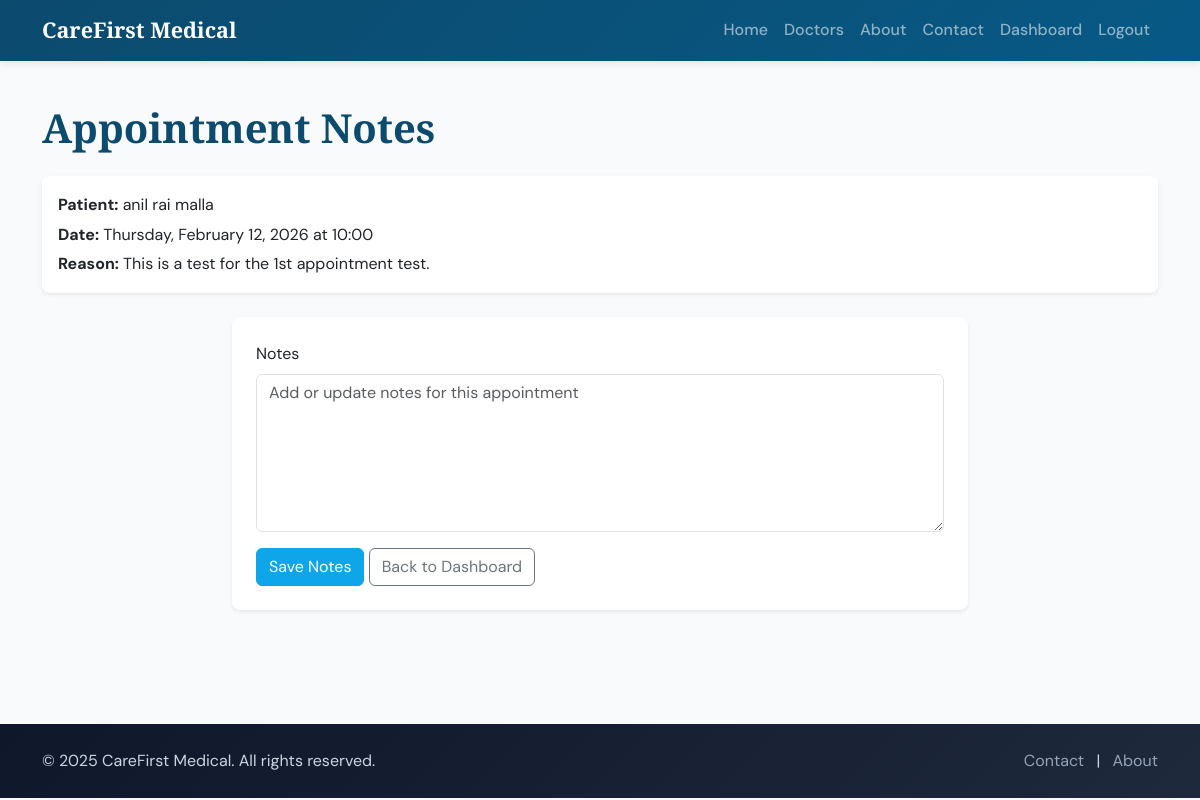
/appointment/1/notes (signed in), run on the app's committed database.
### models.py (models this page shows, shortened)
class User(UserMixin, db.Model):
    __tablename__ = 'users'
    user_id = db.Column(db.Integer, primary_key=True)
    username = db.Column(db.String(80), unique=True, nullable=False, index=True)
    email = db.Column(db.String(120), unique=True, nullable=False, index=True)
    password_hash = db.Column(db.String(256), nullable=False)
    user_role = db.Column(db.String(20), nullable=False, default='patient')  # patient, doctor, admin
    full_name = db.Column(db.String(120), nullable=True)
    phone_number = db.Column(db.String(20), nullable=True)
    date_of_birth = db.Column(db.Date, nullable=True)
    account_creation = db.Column(db.DateTime, default=datetime.utcnow)
    last_login = db.Column(db.DateTime, nullable=True)
    appointments_as_patient = db.relationship(
        'Appointment', backref='patient_user', lazy='dynamic',
        foreign_keys='Appointment.patient_id', cascade='all, delete-orphan'
    )
    doctor_profile = db.relationship(
        'Doctor', backref='user', uselist=False, lazy='joined',
        foreign_keys='Doctor.user_id', cascade='all, delete-orphan'
    )

class Appointment(db.Model):
    __tablename__ = 'appointments'
    appointment_id = db.Column(db.Integer, primary_key=True)
    patient_id = db.Column(db.Integer, db.ForeignKey('users.user_id'), nullable=False)
    doctor_id = db.Column(db.Integer, db.ForeignKey('doctors.doctor_id'), nullable=False)
    appointment_date = db.Column(db.Date, nullable=False)
    appointment_time = db.Column(db.String(20), nullable=False)  # e.g. "09:00"
    status = db.Column(db.String(20), nullable=False, default='pending')
    reason_for_visit = db.Column(db.Text, nullable=True)
    notes = db.Column(db.Text, nullable=True)  # doctor notes after visit
    created_at = db.Column(db.DateTime, default=datetime.utcnow)
    updated_at = db.Column(db.DateTime, default=datetime.utcnow, onupdate=datetime.utcnow)

### app.py (the view)
@app.route('/appointment/<int:appointment_id>/notes', methods=['GET', 'POST'])
@login_required
@doctor_required
def appointment_notes(appointment_id):
    apt = Appointment.query.get_or_404(appointment_id)
    if apt.doctor_id != current_user.doctor_profile.doctor_id:
        flash('You can only add notes to your own appointments.', 'danger')
        return redirect(url_for('doctor_dashboard'))
    form = DoctorNoteForm(obj=apt)
    if form.validate_on_submit():
        apt.notes = (form.notes.data or '').strip() or None
        apt.updated_at = datetime.utcnow()
        db.session.commit()
        flash('Notes saved.', 'success')
        return redirect(url_for('doctor_dashboard'))
    return render_template('appointment_notes.html', form=form, appointment=apt)

### forms.py
class DoctorNoteForm(FlaskForm):
    notes = TextAreaField('Notes', validators=[Optional(), Length(max=2000)])
    submit = SubmitField('Save Notes')

### app.py (called while the page is built)
def doctor_required(f):
    @wraps(f)
    def decorated_view(*args, **kwargs):
        if not current_user.is_authenticated:
            flash('Please log in to access the doctor dashboard.', 'warning')
            return redirect(url_for('login', next=request.url))
        if current_user.user_role != 'doctor':
            flash('You do not have permission to access the doctor dashboard.', 'danger')
            return redirect(url_for('index'))
        return f(*args, **kwargs)
    return decorated_view

@login_manager.user_loader
def load_user(user_id):
    return User.query.get(int(user_id)) if user_id else None

### templates/appointment_notes.html (shortened to what this page needs)
{% extends "base.html" %}
{% block content %}
<div class="container py-5">
    <h1 class="section-title mb-4">Appointment Notes</h1>
    <div class="card border-0 shadow-sm mb-4">
        <div class="card-body">
            <p class="mb-1"><strong>Patient:</strong> {{ appointment.patient_user.full_name or appointment.patient_user.username }}</p>
            <p class="mb-1"><strong>Date:</strong> {{ appointment.appointment_date.strftime('%A, %B %d, %Y') }} at {{ appointment.appointment_time }}</p>
            <p class="mb-0"><strong>Reason:</strong> {{ appointment.reason_for_visit }}</p>
        </div>
    </div>
    <div class="row justify-content-center">
        <div class="col-md-8">
            <div class="card border-0 shadow-sm">
                <div class="card-body p-4">
                    <form method="post" novalidate>
                        <div class="mb-3">
                            {{ form.notes.label(class="form-label") }}
                            {{ form.notes(class="form-control", rows=6, placeholder="Add or update notes for this appointment") }}
                        </div>
                        {{ form.submit(class="btn btn-primary") }}
                        <a href="{{ url_for('doctor_dashboard') }}" class="btn btn-outline-secondary">Back to Dashboard</a>
                    </form>
                </div>
            </div>
        </div>
    </div>
</div>
{% endblock %}

### static/css/custom.css (style rules this page uses)
:root { --color-bg: #f8fafc; --color-text: #1e293b; --color-muted: #64748b; --color-primary: #0ea5e9; --color-primary-dark: #0284c7; --color-accent: #0c4a6e; --color-success: #059669; --color-danger: #dc2626; --font-heading: 'Libre Baskerville', Georgia, serif; --font-body: 'DM Sans', -apple-system, BlinkMacSystemFont, sans-serif; --spacing-section: 4rem; --transition-fast: 0.2s ease; --nav-height: 56px; }
* { box-sizing: border-box; }
body { font-family: var(--font-body); color: var(--color-text); background-color: var(--color-bg); padding-top: var(--nav-height); line-height: 1.6; }
.section-title { font-family: var(--font-heading); font-weight: 600; color: var(--color-accent); }
.btn-primary { background-color: var(--color-primary); border-color: var(--color-primary); }
html { scroll-behavior: smooth; }
.card { border-radius: 0.5rem; }

### data on the page
User: patient_user "anil rai malla"
Appointment: appointment_date "Thursday, February 12, 2026", appointment_time "10:00", reason_for_visit "This is a test for the 1st appointment test."
